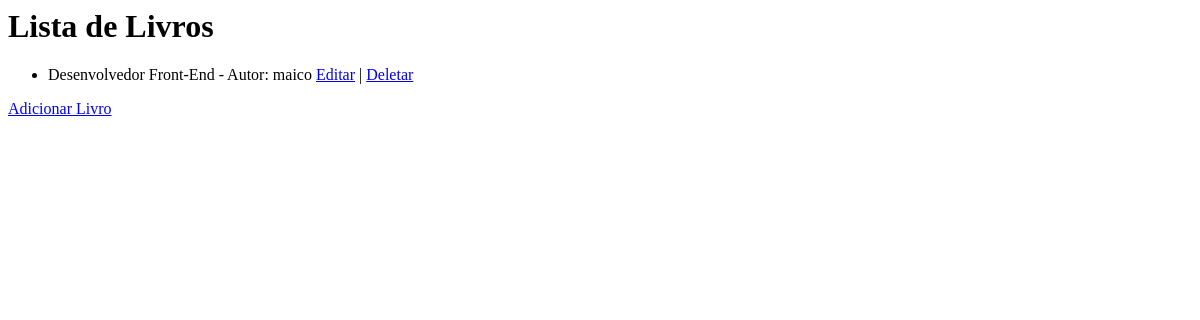
Page /livros/ on the earlier database version.
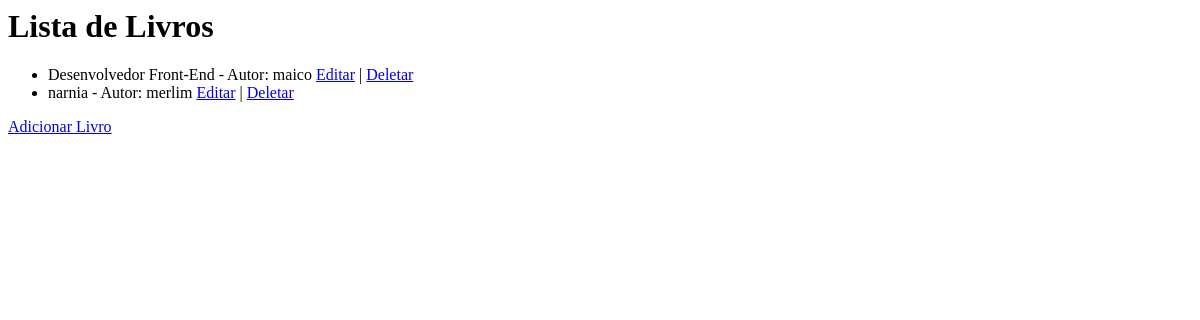
Same page on the later database version.
### livros/models.py (models this page shows, shortened)
class Livro(models.Model):
    titulo = models.CharField(max_length=200, null=False, blank=False)
    autor = models.CharField(max_length=100, null=False, blank=False)
    disponivel = models.BooleanField(default=True)

### livros/views.py (the view)
# urls.py: path('livros/', LivroListView.as_view(), name='livro_list'),
class LivroListView(ListView):
    model = Livro
    template_name = 'livros/livro_list.html'

### livros/templates/livros/livro_list.html
<h1>Lista de Livros</h1>
<ul>
    {% for livro in object_list %}
    <li>{{ livro.titulo }} - Autor: {{ livro.autor }}
        <a href="{% url 'livro_update' livro.pk %}">Editar</a> |
        <a href="{% url 'livro_delete' livro.pk %}">Deletar</a>
    </li>
    {% endfor %}
</ul>
<a href="{% url 'livro_create' %}">Adicionar Livro</a>

Differences in the rows shown:
added Livro: titulo "narnia", autor "merlim"
